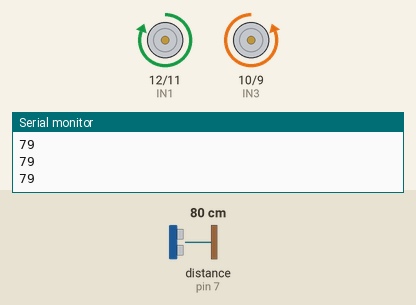
This sketch was run on a simulated Arduino Uno, built with avr-gcc and run on an emulated ATmega328P. Parts: motor-driver pin pairs drawn as motors (green arrow = first pin HIGH = forward, orange = second pin HIGH = backward, longer = more drive, scaled by the enable pin), the last lines printed to the serial monitor. Wiring (inferred from the names in the program): ultrasonic range finder: trigger pin 6; echo pin 7. The test bench sets the inputs (shaded band); at power-on: distance to the obstacle (sensor on pin 7) 80 cm. The echo pulse lasts 58.3 µs per cm.

Above: at 1.2 s.
1.3 s: distance to the obstacle (sensor on pin 7) set to 39 cm
2.8 s: distance to the obstacle (sensor on pin 7) set to 32 cm
At 3.0 s:
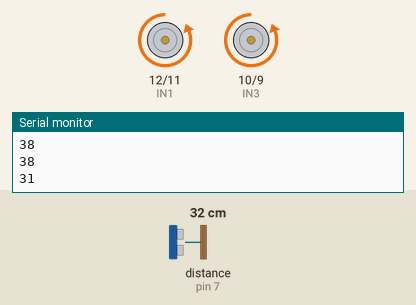
5.8 s: distance to the obstacle (sensor on pin 7) set to 60 cm
At 6.2 s:
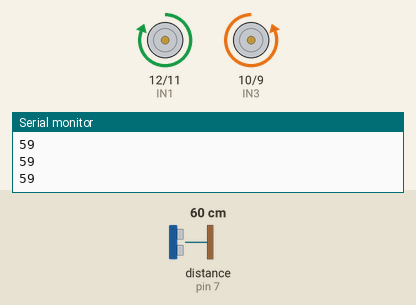
7.3 s: distance to the obstacle (sensor on pin 7) set to 2 cm
At 7.5 s:
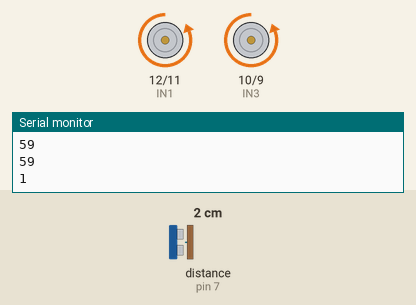
Timing chart, 0 to 11.3 s (numbered marks = the images above; inputs shaded):
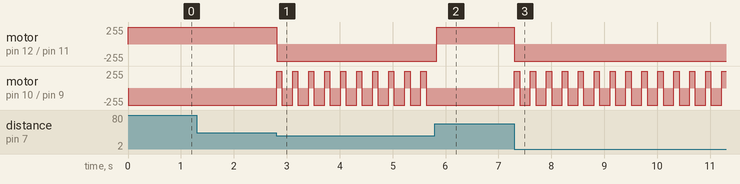

Measured:
- the behaviour switches between 36 and 35 cm on distance to the obstacle (sensor on pin 7) (found by bisection; images 0 and 1)
- after the input at 2.8 s, motor on pin 12 (IN1) / pin 11 (IN2): forward 255/255 → backward 255/255 at once; motor on pin 10 (IN3) / pin 9 (IN4): alternates forward 255/255 for 0.10 s and backward 255/255 for 0.20 s, starting at once
- after the input at 5.8 s, motor on pin 12 (IN1) / pin 11 (IN2): backward 255/255 → forward 255/255 at once; motor on pin 10 (IN3) / pin 9 (IN4): stops changing and stays backward 255/255
- after the input at 7.3 s, motor on pin 12 (IN1) / pin 11 (IN2): forward 255/255 → backward 255/255 at once; motor on pin 10 (IN3) / pin 9 (IN4): alternates forward 255/255 for 0.10 s and backward 255/255 for 0.20 s, starting at once

The sketch:

engelden_kacan.ino
```cpp
#define trigPin  6
#define echoPin  7
long sure,mesafe;
int IN1 = 12;
int IN2 = 11;
int IN3 = 10;
int IN4 = 9;
const int pwm1 = 13;   // hız ayarı için pwm kullanıldı
const int pwm2 = 8; // pwm1 ve pwm2 iki motorun ayrı ayrı hızlarını pwm sinyali ile ayarlar
void setup()
{
  pinMode(IN1, OUTPUT);   // motor bağlantıları çıkış
  pinMode(IN2, OUTPUT);
  pinMode(IN3, OUTPUT);
  pinMode(IN4, OUTPUT);
  pinMode(trigPin, OUTPUT); //sinyalin gönderildiği pin
  pinMode(echoPin, INPUT); //yansıyan sinyalin alındığı pin
  Serial.begin(9600);

}

void ileri()
  {
      analogWrite(pwm1,150);
      analogWrite(pwm2,150);
      digitalWrite(IN1,HIGH);
      digitalWrite(IN2,LOW);
      digitalWrite(IN4,HIGH);
      digitalWrite(IN3,LOW);
  }
void sag()
  {
      analogWrite(pwm1,150);
      analogWrite(pwm2,180);
      digitalWrite(IN1,LOW);
      digitalWrite(IN2,HIGH);
     digitalWrite(IN4,HIGH);
      digitalWrite(IN3,LOW);

  }
  void geri()
  {
      analogWrite(pwm1,150);
      analogWrite(pwm2,150);
      digitalWrite(IN1,LOW);
      digitalWrite(IN2,HIGH);
      digitalWrite(IN4,LOW);
      digitalWrite(IN3,HIGH);
  }
void dur()
  {
      digitalWrite(IN1,LOW);
      digitalWrite(IN2,LOW);
      digitalWrite(IN4,LOW);
      digitalWrite(IN3,LOW);
  }
void loop()
{
  ileri();
  digitalWrite(trigPin, LOW);
  delayMicroseconds(2);
  digitalWrite(trigPin, HIGH);
  delayMicroseconds(100);
  digitalWrite(trigPin, LOW);
  sure = pulseIn(echoPin, HIGH);
  mesafe = (sure/2) / 29.1;
  Serial.println(mesafe);
  if(mesafe < 35)   // 25cm den küçükse dur ve 400ms geri gel

  {
 dur();
    geri();
    delay(100);
    sag();
    delay(200);
    ileri();
  }
  else
  {
    ileri();
  }
}
```
